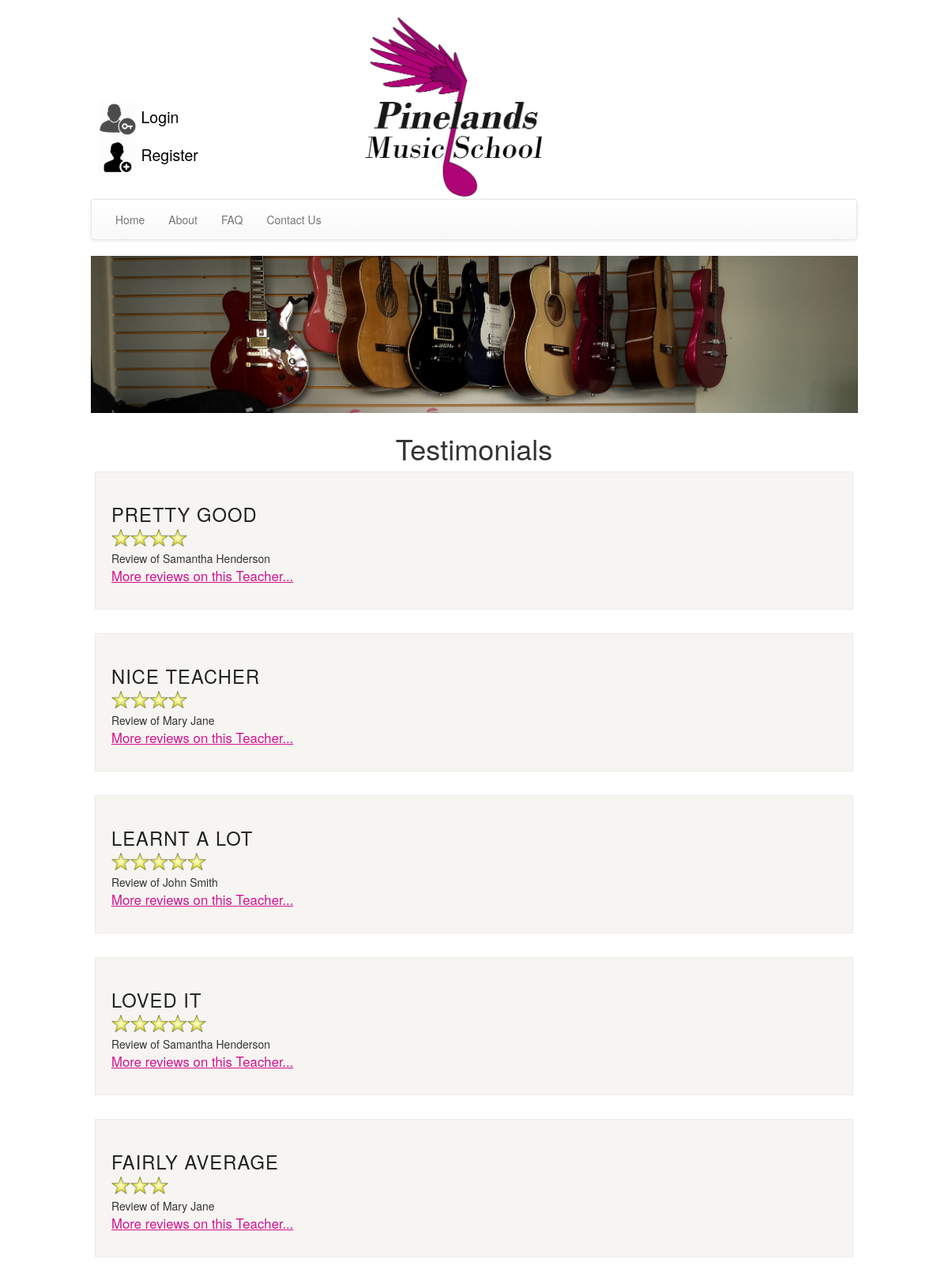
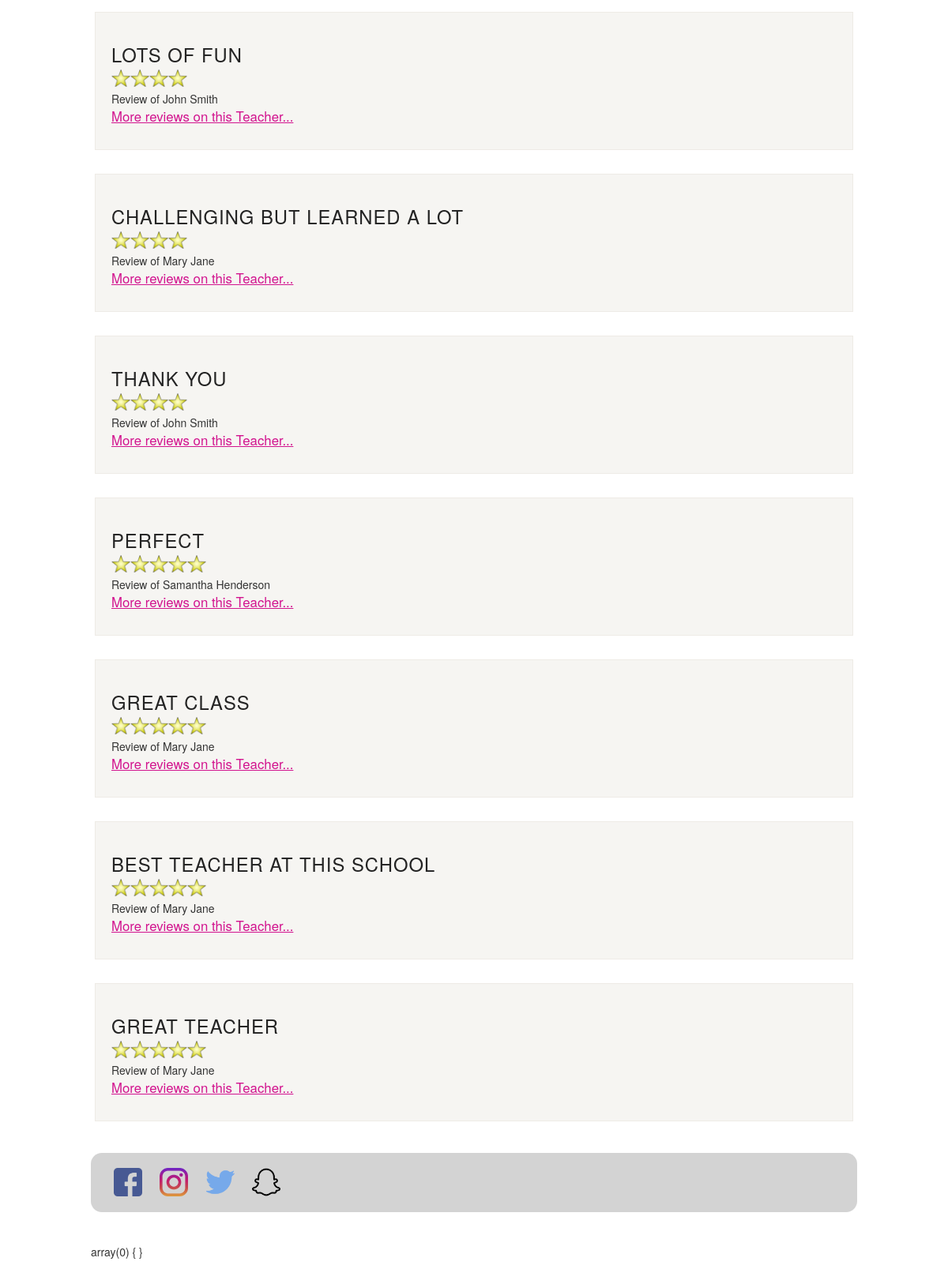
The app's page /pages/testimonials/testimonials.php with its own data (2 pictures, top to bottom).
### tables this page shows
CREATE TABLE `teacherreviews` (
  `reviewID` int(11) NOT NULL,
  `teacherID` int(11) NOT NULL,
  `studentID` int(11) NOT NULL,
  `contractID` int(11) NOT NULL,
  `reviewComment` varchar(300) NOT NULL,
  `reviewRating` int(1) NOT NULL,
  `reviewDate` date NOT NULL,
  `reviewStatus` enum('Public','Private','Pending','Invalid') NOT NULL
);

CREATE TABLE `users` (
  `UserID` int(11) NOT NULL,
  `firstName` varchar(40) NOT NULL,
  `lastName` varchar(40) NOT NULL,
  `DOB` date NOT NULL,
  `gender` enum('Male','Female') NOT NULL,
  `facebookId` varchar(80) DEFAULT NULL,
  `email` varchar(80) NOT NULL,
  `password` varchar(64) NOT NULL,
  `salt` varchar(32) NOT NULL,
  `accountType` enum('Guest','Student','Teacher','StudentAndTeacher','Admin','Owner') NOT NULL DEFAULT 'Guest',
  `comCode` varchar(64) DEFAULT NULL,
  `parentName` varchar(100) DEFAULT NULL,
  `parentEmail` varchar(100) DEFAULT NULL
);

### pages/testimonials/testimonials.php (the view, shortened to what this page needs)
<?php
    include "../../inc/connect.php";
    include "../../inc/header.php";
    include "../../inc/nav.php";
?>
 <div class="content ">
    <h1 class="centered">Testimonials</h1>
<?php
  $sql = "SELECT teacherreviews.*,users.firstName, users.lastName FROM users INNER JOIN teacherreviews ON users.userID = teacherreviews.teacherID";
  $result = mysqli_query($con, $sql);
while ($row = mysqli_fetch_array($result)) {
  if ($row["reviewStatus"] == 'Public') {
    echo '<div class="faq_post">
					<div class="faq_copy">
						<div class="padding">
						<h2 class="faq_title">';
            echo $row["reviewComment"];
            echo "<br>";
            echo '<div id="rating">
               <div id="star_rating" class="starRatingOverflow">
                   <img src="../../images/about/five_stars.png" class="starImage"/>
               </div>
           </div>';
            echo '</h2>
						<p>Review of ';
            echo $row["firstName"];
            echo $row["lastName"];
            echo '<br />
							<a class="faq_readmore" href="eachTeacherReview.php?userID='.$row['teacherID'].'">More reviews on this Teacher...</a>
						</p>
						</div>
					</div>
				</div>';
        }
      }
 ?>
</div>
<?php
    include "../../inc/footer.php";
?>

### css/main.css (style rules this page uses)
* { box-sizing: border-box; }
body { font-size: 62.5%; margin: 0; padding: 0; }
.content { display: inline-block; vertical-align: top; padding: 5px; width: 100%; }
.centered { text-align: center; }
.starRatingOverflow { overflow:hidden; width:120px; }
.starImage { width:120px; height:auto; }

### css/faq.css (style rules this page uses)
.faq_post { background: #F6F5F2; border: 1px solid #eeebe6; margin: 0 0 30px 0; }
.faq_post h2 { letter-spacing: 1px; margin-bottom: 5px; }
.faq_copy .padding { padding: 20px 20px 20px 20px; }
.faq_title { color: #232323; text-transform: uppercase; font-size: 1.7em; }
.faq_copy a { text-decoration: none; }
.faq_readmore { text-decoration: underline !important; color:#d2138e; font-size: 1.2em; }

### records on screen
teacherreviews: reviewComment "PRETTY GOOD", teacherID.firstName "Samantha", teacherID.lastName "Henderson"
teacherreviews: reviewComment "NICE TEACHER", teacherID.firstName "Mary", teacherID.lastName "Jane"
teacherreviews: reviewComment "LEARNT A LOT", teacherID.firstName "John", teacherID.lastName "Smith"
teacherreviews: reviewComment "LOVED IT", teacherID.firstName "Samantha", teacherID.lastName "Henderson"
teacherreviews: reviewComment "FAIRLY AVERAGE", teacherID.firstName "Mary", teacherID.lastName "Jane"
teacherreviews: reviewComment "LOTS OF FUN", teacherID.firstName "John", teacherID.lastName "Smith"
teacherreviews: reviewComment "CHALLENGING BUT LEARNED A LOT", teacherID.firstName "Mary", teacherID.lastName "Jane"
teacherreviews: reviewComment "THANK YOU", teacherID.firstName "John", teacherID.lastName "Smith"
teacherreviews: reviewComment "PERFECT", teacherID.firstName "Samantha", teacherID.lastName "Henderson"
teacherreviews: reviewComment "GREAT CLASS", teacherID.firstName "Mary", teacherID.lastName "Jane"
teacherreviews: reviewComment "BEST TEACHER AT THIS SCHOOL", teacherID.firstName "Mary", teacherID.lastName "Jane"
teacherreviews: reviewComment "GREAT TEACHER", teacherID.firstName "Mary", teacherID.lastName "Jane"
